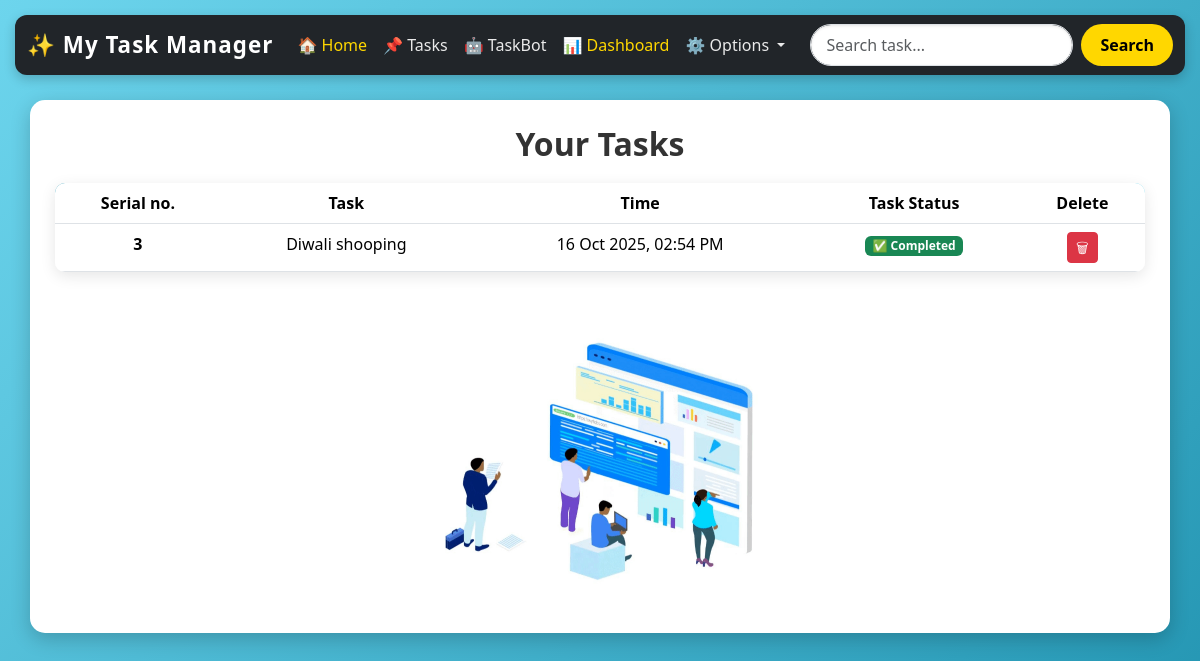
The app's page / (signed in) with its own data.
### app.py (models this page shows, shortened)
class Task(db.Model):
    serial_no = db.Column(db.Integer, primary_key=True)
    title = db.Column(db.String(200), nullable=False)
    description = db.Column(db.String(500), nullable=False)
    completed = db.Column(db.Boolean, default=False)
    date_created = db.Column(db.DateTime, default=datetime.utcnow)
    user_id = db.Column(db.Integer, db.ForeignKey('user.id'), nullable=False)

### app.py (the view)
@Home.route('/')
@login_required
def hello_world():
    all_tasks = Task.query.filter_by(user_id=current_user.id).order_by(Task.date_created.desc()).all()
    return render_template('index.html', tasks=all_tasks)

### app.py (called while the page is built)
@login_manager.user_loader
def load_user(user_id):
    return User.query.get(int(user_id))

### templates/index.html (shortened to what this page needs)
<!doctype html>
<html lang="en">
  <head>
    <link href="https://cdn.jsdelivr.net/npm/bootstrap@5.3.8/dist/css/bootstrap.min.css" rel="stylesheet">
  </head>
  <body>
    <nav class="navbar navbar-expand-lg bg-dark">
      <div class="container-fluid">
        <a class="navbar-brand" href="{{ url_for('hello_world') }}">✨ My Task Manager</a>
        <div class="collapse navbar-collapse" id="navbarSupportedContent">
          <ul class="navbar-nav me-auto mb-2 mb-lg-0">
            <li class="nav-item">
              <a class="nav-link active" aria-current="page" href="{{ url_for('hello_world') }}">🏠 Home</a>
            </li>
            <li class="nav-item">
              <a class="nav-link" href="{{ url_for('tasks') }}">📌 Tasks</a>
            </li>
            <li class="nav-item">
              <a class="nav-link" href="{{ url_for('chatbot') }}">🤖 TaskBot</a>
            </li>
            <li class="nav-item">
            <a class="nav-link active" href="{{ url_for('dashboard') }}">📊 Dashboard</a>
             </li>
            <li class="nav-item dropdown">
              <a class="nav-link dropdown-toggle" href="#" role="button"
                 data-bs-toggle="dropdown" aria-expanded="false">
                ⚙️ Options
              </a>
            </li>
          </ul>
          <form class="d-flex search-box" role="search">
            <input class="form-control me-2" type="search" placeholder="Search task..." aria-label="Search">
            <button class="btn btn-custom" type="submit">Search</button>
          </form>
        </div>
      </div>
    </nav>
    <div class="container">
        <h2>Your Tasks</h2>
        <table class="table table-hover text-center">
          <thead>
            <tr>
              <th scope="col">Serial no.</th>
              <th scope="col">Task</th>
              <th scope="col">Time</th>
              <th scope="col">Task Status</th>
              <th scope="col">Delete</th>
            </tr>
          </thead>
          <tbody>
            {% for task in tasks %}
              <tr>
                <th scope="row">{{ task.serial_no }}</th>
                <td>{{ task.title }}</td>
                <td>{{ task.date_created.strftime('%d %b %Y, %I:%M %p') }}</td>
                <td>
                  {% if task.completed %}
                    <span class="badge bg-success">✅ Completed</span>
                  {% else %}
                    <span class="badge bg-warning text-dark">⏳ Pending</span>
                  {% endif %}
                </td>
                <td>
                  <form method="POST" action="{{ url_for('delete_task', task_id=task.serial_no) }}" style="display:inline;">
                    <button type="submit" class="btn btn-sm btn-danger"
                            onclick="return confirm('Are you sure you want to delete this task?');">
                      🗑
                    </button>
                  </form>
                </td>
              </tr>
            {% else %}
              <tr>
                <td colspan="5">No tasks yet. Add some tasks to get started!</td>
              </tr>
            {% endfor %}
          </tbody>
        </table>
      <div style="text-align:center; margin-top:15px;">
      <img src="{{ url_for('static', filename='images/CPrGEoqPUD.gif') }}"
           alt="Technical Staff Animation"
           style="max-width:320px; width:100%; height:auto;">
    </div>
    </div>
  </body>
</html>

### templates/index.html (style rules this page uses)
body { background: linear-gradient(135deg, #6dd5ed, #2193b0); min-height: 100vh; font-family: 'Segoe UI', Tahoma, Geneva, Verdana, sans-serif; }
.navbar { border-radius: 12px; margin: 15px; box-shadow: 0 4px 12px rgba(0,0,0,0.2); }
.navbar-brand { font-weight: bold; font-size: 1.4rem; color: #fff !important; letter-spacing: 1px; }
.nav-link { color: #eaeaea !important; font-weight: 500; transition: 0.3s; }
.nav-link.active { color: #ffd700 !important; }
.btn-custom { background-color: #ffd700; color: #000; font-weight: 600; border-radius: 25px; padding: 8px 18px; transition: 0.3s; }
.search-box input { border-radius: 25px; padding: 8px 15px; box-shadow: inset 0 1px 3px rgba(0,0,0,0.1); }
.container { background: #fff; margin-top: 25px; padding: 25px; border-radius: 15px; box-shadow: 0 6px 20px rgba(0,0,0,0.2); animation: fadeIn 1s ease-in-out; }
h2 { font-weight: bold; margin-bottom: 20px; color: #333; text-align: center; }
.table { border-radius: 10px; overflow: hidden; box-shadow: 0 4px 15px rgba(0,0,0,0.1); }
.table thead { background: linear-gradient(135deg, #2193b0, #6dd5ed); color: white; }
.table tbody tr { transition: 0.3s; }

### records on screen
Task: serial_no "3", title "Diwali shooping", date_created "16 Oct 2025, 02:54 PM", completed "✅ Completed"
